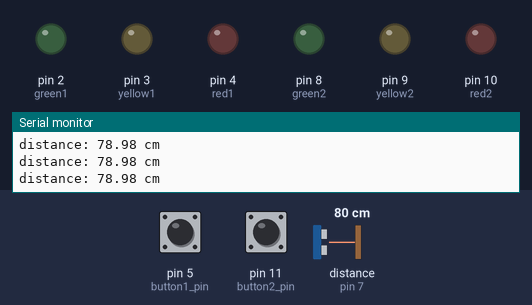
Simulated run of this sketch. Board: Arduino Uno, built with avr-gcc and run on an emulated ATmega328P. On the bench: output pins drawn as LEDs (lit = HIGH), the last lines printed to the serial monitor. Wiring (inferred from the names in the program): ultrasonic range finder: trigger pin 6; echo pin 7. The inputs (shaded band) are chosen by the test bench; at power-on: distance to the obstacle (sensor on pin 7) 80 cm, pin 5 (button1_pin) HIGH, pin 11 (button2_pin) HIGH. The echo pulse lasts 58.3 µs per cm; pins used as bus, display or sensor lines are not drawn.

Above: at 7.4 s.
7.5 s: distance to the obstacle (sensor on pin 7) set to 9 cm
At 8.6 s:
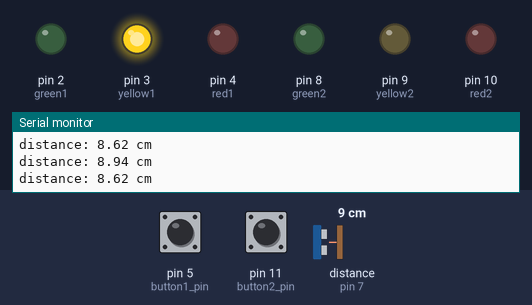
At 10.4 s:
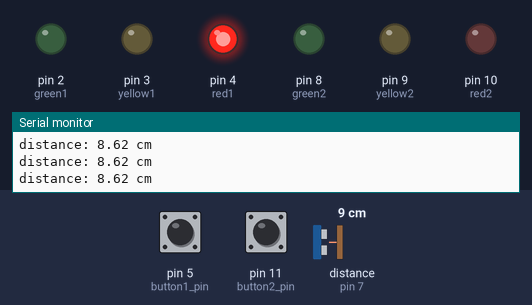
10.6 s: distance to the obstacle (sensor on pin 7) set to 13 cm
At 11.5 s:
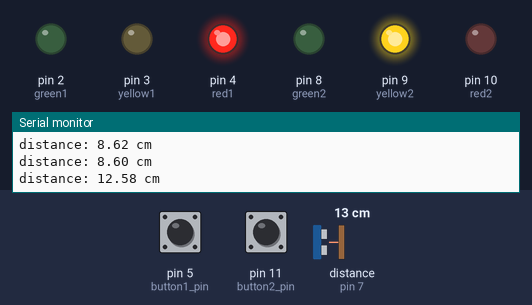
Timing chart, 0 to 14.6 s (numbered marks = the images above; inputs shaded):
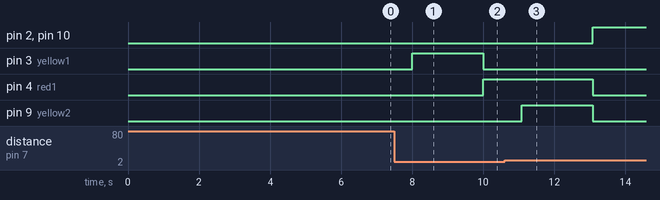

Measured:
- the behaviour switches between 10 and 11 cm on distance to the obstacle (sensor on pin 7) (found by bisection; images 2 and 3)
- after the input at 7.5 s, pin 2 (green1), pin 10 (red2): stays LOW (without the input it goes to HIGH after 2.5 s); pin 3 (yellow1): LOW → HIGH after 0.50 s, → LOW 2.0 s later; pin 4 (red1): LOW → HIGH after 2.5 s; pin 9 (yellow2): stays LOW (without the input it goes to HIGH after 0.50 s)
- after the input at 10.6 s, pin 2 (green1), pin 10 (red2): LOW → HIGH after 2.5 s; pin 4 (red1): HIGH → LOW after 2.5 s; pin 8 (green2): stays LOW (without the input it goes to HIGH after 2.2 s); pin 9 (yellow2): LOW → HIGH after 0.48 s, → LOW 2.0 s later

The sketch:

Traffic_light_arduino.ino
```cpp
int red1 = 4;
int yellow1 = 3;
int green1 = 2;
int red2 = 10;
int yellow2 = 9;
int green2 = 8;
int button1_pin = 5;
int button2_pin = 11;
int last_state = LOW;

int trigPin = 6;    // TRIG pin
int echoPin = 7;    // ECHO pin

float duration_us, distance_cm;

// Generally, you should use "unsigned long" for variables that hold time
// The value will quickly become too large for an int to store
unsigned long previousMillis = 0;  // will store last time LED was updated
unsigned long previousMillis2 = 0;  // will store last time LED was updated

// constants won't change:
const long interval0 = 8000;  // interval at which to blink (milliseconds)
const long interval1 = 2000;
const long interval2 = 12000;
// state of the light. 0 means yellow, 1 means red, 2 means green
int state = 0;
int state2 = 2;

bool isRed1 = false;
bool isRed2 = false;

void setup(){
    pinMode(red1, OUTPUT);
    pinMode(yellow1, OUTPUT);
    pinMode(green1,   OUTPUT);
    pinMode(button1_pin, INPUT_PULLUP);
    pinMode(red2, OUTPUT);
    pinMode(yellow2, OUTPUT);
    pinMode(green2, OUTPUT);
    pinMode(button2_pin, INPUT_PULLUP);

    // begin serial port
  Serial.begin (9600);

  // configure the trigger pin to output mode
  pinMode(trigPin, OUTPUT);
  // configure the echo pin to input mode
  pinMode(echoPin, INPUT);
}
unsigned long priorsensorMillis = millis();

void loop(){
  // generate 10-microsecond pulse to TRIG pin
  unsigned long currsensorMillis = millis();

  if (currsensorMillis - priorsensorMillis >= 500) {
  digitalWrite(trigPin, HIGH);
  delayMicroseconds(10);
  digitalWrite(trigPin, LOW);
  // measure duration of pulse from ECHO pin
  duration_us = pulseIn(echoPin, HIGH);

  // calculate the distance
  distance_cm = 0.017 * duration_us;

  // print the value to Serial Monitor
  Serial.print("distance: ");
  Serial.print(distance_cm);
  Serial.println(" cm");

  priorsensorMillis = millis();
  }

  // checks if button is being pressed
  int button1_state = digitalRead(button1_pin);
  int button2_state = digitalRead(button2_pin);

  // if there is a car waiting, the light is not yellow and there are
  // no cars driving across the intersection, switch the light to green
  // to allow the waiting cars to go.
  if (button1_state == HIGH && state != 1 && distance_cm > 10) {
      changeLights();
  }
  else if (button2_state == HIGH && state2 != 1 && distance_cm > 10){
    changeLights2();
  }
  else{
      timedLights();
  }

}
void timedLights(){
  // checks time in order to time the light changes
  unsigned long currentMillis = millis();

  // handles first traffic light

  // each if statement checks if the time bassed is greater than the interval
  // for that light colour and if the state is approriate for that color.
  // e.g.: the state signifies green and 3 seconds have passed so the
  // light should change to yellow

  if (currentMillis - previousMillis >= interval0 && state == 0) {
    // save the last time you blinked the LED
    previousMillis = currentMillis;
    // green off, yellow on for 3 seconds
    digitalWrite(green1, LOW);
    digitalWrite(yellow1, HIGH);
    state = 1;
  }

  if (currentMillis - previousMillis >= interval1 && state == 1) {
    // save the last time you blinked the LED
    previousMillis = currentMillis;
    // turn off   yellow, then turn red on for 5 seconds
    digitalWrite(yellow1, LOW);
    digitalWrite(red1, HIGH);
    digitalWrite(green1, LOW);
    isRed1 = true;
    state = 2;
  }

  if (currentMillis - previousMillis >= interval2 && state == 2 && isRed2) {
    // save the last time you blinked the LED
    previousMillis = currentMillis;
    // delay to allow time for buffer between red and green change
    delay(750);
    // turn   off red and yellow, then turn on green
    digitalWrite(yellow1, LOW);
    digitalWrite(red1,   LOW);
    digitalWrite(green1, HIGH);
    isRed1 = false;
    state = 0;
  }

  // handles second traffic light

  if (currentMillis - previousMillis2 >= interval0 && state2 == 0) {
    // save the last time you blinked the LED
    previousMillis2 = currentMillis;
    // green off, yellow on for 3 seconds
    digitalWrite(green2, LOW);
    digitalWrite(yellow2, HIGH);
    state2 = 1;
  }

  if (currentMillis - previousMillis2 >= interval1 && state2 == 1) {
    // save the last time you blinked the LED
    previousMillis2 = currentMillis;
    // turn off   yellow, then turn red on for 5 seconds
    digitalWrite(yellow2, LOW);
    digitalWrite(red2, HIGH);
    digitalWrite(green2, LOW);
    isRed2 = true;
    state2 = 2;
  }


  if (currentMillis - previousMillis2 >= interval2 && state2 == 2 && isRed1) {
    // save the last time you blinked the LED
    previousMillis2 = currentMillis;
    // delay to allow time for buffer between red and green change
    delay(750);
    // turn   off red and yellow, then turn on green
    digitalWrite(yellow2, LOW);
    digitalWrite(red2, LOW);
    digitalWrite(green2, HIGH);
    isRed2 = false;
    state2 = 0;
  }

}

void changeLights(){
  // checks time in order to time the light changes
  unsigned long currentMillis = millis();

  // only changes to green if the opposite light is red
  if (isRed2){
    previousMillis = currentMillis;
    digitalWrite(yellow1, LOW);
    digitalWrite(red1, LOW);
    digitalWrite(green1, HIGH);
    isRed1 = false;
    // makes state so the light stays green after button is released
    state = 2;
  }

  // changes to yellow if it is currently not red and the interval has passed
  if (currentMillis - previousMillis2 >= interval0 && !isRed2) {
    // save the last time you blinked the LED
    previousMillis2 = currentMillis;
    // green off, yellow on for 3 seconds
    digitalWrite(green2, LOW);
    digitalWrite(yellow2, HIGH);
    state2 = 1;
  }

  // changes to red if it is in the correct state and the interval has passed
  if (currentMillis - previousMillis2 >= interval1 && state2 == 1) {
    // save the last time you blinked the LED
    previousMillis2 = currentMillis;
    // turn off   yellow, then turn red on for 5 seconds
    digitalWrite(yellow2, LOW);
    digitalWrite(red2, HIGH);
    digitalWrite(green2, LOW);
    isRed2 = true;
    // makes state so the light stays red after button is released
    state2 = 1;
  }
}
void changeLights2(){
  // checks time in order to time the light changes
  unsigned long currentMillis = millis();

  // only changes to green if the opposite light is red
  if (isRed1){
    digitalWrite(yellow2, LOW);
    digitalWrite(red2, LOW);
    digitalWrite(green2, HIGH);
    isRed2 = false;
    // makes state so the light stays green after button is released
    state2 = 2;
  }

  // changes to yellow if it is currently not red and the interval has passed
  if (currentMillis - previousMillis >= interval0 && !isRed1) {
    // save the last time you blinked the LED
    previousMillis = currentMillis;
    // green off, yellow on for 3 seconds
    digitalWrite(green1, LOW);
    digitalWrite(yellow1, HIGH);
    state = 1;
  }

  // changes to red if it is in the correct state and the interval has passed
  if (currentMillis - previousMillis >= interval1 && state == 1) {
    // save the last time you blinked the LED
    previousMillis = currentMillis;
    // turn off   yellow, then turn red on for 5 seconds
    digitalWrite(yellow1, LOW);
    digitalWrite(red1, HIGH);
    digitalWrite(green1, LOW);
    isRed1 = true;
    // makes state so the light stays red after button is released
    state = 1;
  }
}
```
